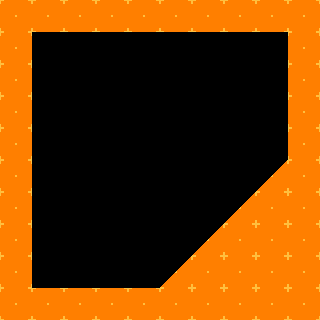

A level layout from a 2D game, rendered from its tile map. Below: a short description, then the map file with its tile-grid data intact:
An orthogonal 10x10 tile map with 32x32 px tiles, 1 tile layer (Tile Layer 1).

<map version="1.0" orientation="orthogonal" renderorder="right-down" width="10" height="10" tilewidth="32" tileheight="32" nextobjectid="1">
 <tileset firstgid="1" source="Basic_Tileset.tsx" />
 <layer name="Tile Layer 1" width="10" height="10">
  <data encoding="csv">
1,1,1,1,1,1,1,1,1,1,
1,0,0,0,0,0,0,0,0,1,
1,0,0,0,0,0,0,0,0,1,
1,0,0,0,0,0,0,0,0,1,
1,0,0,0,0,0,0,0,0,1,
1,0,0,0,0,0,0,0,3,1,
1,0,0,0,0,0,0,3,1,1,
1,0,0,0,0,0,3,1,1,1,
1,0,0,0,0,3,1,1,1,1,
1,1,1,1,1,1,1,1,1,1
</data>
 </layer>
</map>